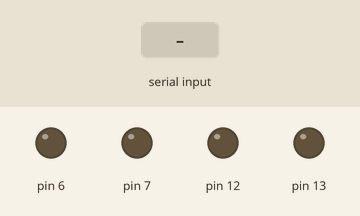
The sketch below on a simulated Arduino Uno, built with avr-gcc and run on an emulated ATmega328P. On the bench: output pins drawn as LEDs (lit = HIGH). Inputs (shaded band) come from the test bench.

Above: at 1.2 s.
1.3 s: "F" received over Serial
At 2.2 s:
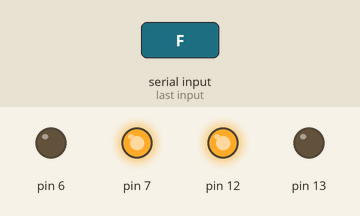
2.8 s: "B" received over Serial
At 3.3 s:
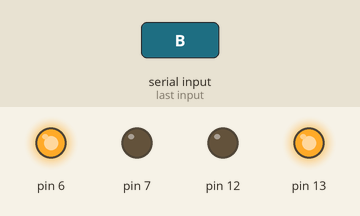
4.3 s: "L" received over Serial
At 5.5 s:
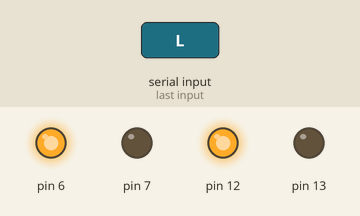
5.8 s: "R" received over Serial
At 6.8 s:
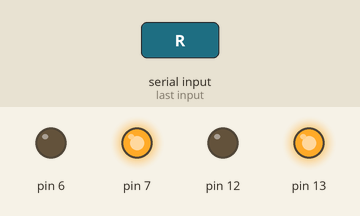
7.3 s: "S" received over Serial
At 8.0 s:
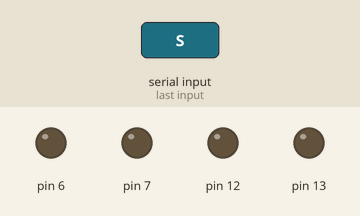
Timing chart, 0 to 9.8 s (numbered marks = the images above; inputs shaded):
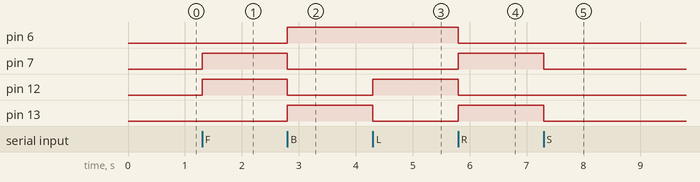

Measured:
- after the input at 1.3 s, pin 7, pin 12: LOW → HIGH at once
- after the input at 2.8 s, pin 6, pin 13: LOW → HIGH at once; pin 7, pin 12: HIGH → LOW at once
- after the input at 4.3 s, pin 12: LOW → HIGH at once; pin 13: HIGH → LOW at once
- after the input at 5.8 s, pin 6, pin 12: HIGH → LOW at once; pin 7, pin 13: LOW → HIGH at once
- after the input at 7.3 s, pin 7, pin 13: HIGH → LOW at once

The sketch:

RC_car_circuit.ino
```cpp
//In this Project we are going to make RC Car Circuit.
// For this the components used will be 2 DC Motor, Arduino UNO R3, BreadBoard, L293D Motor Driver.
/* If we give the input:
   F- Forward, Both Motor will rotate in clockwise direction.
   B- Backward, Both Motor will rotate in anti clockwise direction.
   L- Left, Left motor will rotate in anticlockwise dirction and Right motor will rotate in clockwise direction.
   R- Right, Right motor will rotate in anticlockwise direction and Left motor will rotate in clockwise dirction
   S- Stop, Both motor will stop rotating.*/
// Input1 of L239D -- 6
// Input2 of L239D -- 7
// Input3 of L293D -- 13
// Input4 of L293D -- 12

void setup()
{
  pinMode(6,OUTPUT);
  pinMode(7,OUTPUT);
  pinMode(13,OUTPUT);
  pinMode(12,OUTPUT);
  Serial.begin(9600);
}

void loop()
{
  if(Serial.available())
  {
    char val = Serial.read();
    if(val == 'F')
    {
        digitalWrite(6,0);
        digitalWrite(7,1);
        digitalWrite(13,0);
        digitalWrite(12,1);
    }
    else if(val == 'B')
    {
        digitalWrite(6,1);
        digitalWrite(7,0);
        digitalWrite(13,1);
        digitalWrite(12,0);
    }
    else if(val == 'L')
    {
        digitalWrite(6,1);
        digitalWrite(7,0);
        digitalWrite(13,0);
        digitalWrite(12,1);
    }
    else if(val == 'R')
    {
        digitalWrite(6,0);
        digitalWrite(7,1);
        digitalWrite(13,1);
        digitalWrite(12,0);
    }
    else if(val == 'S')
    {
        digitalWrite(6,0);
        digitalWrite(7,0);
        digitalWrite(12,0);
        digitalWrite(13,0);
    }

  }
}
```
